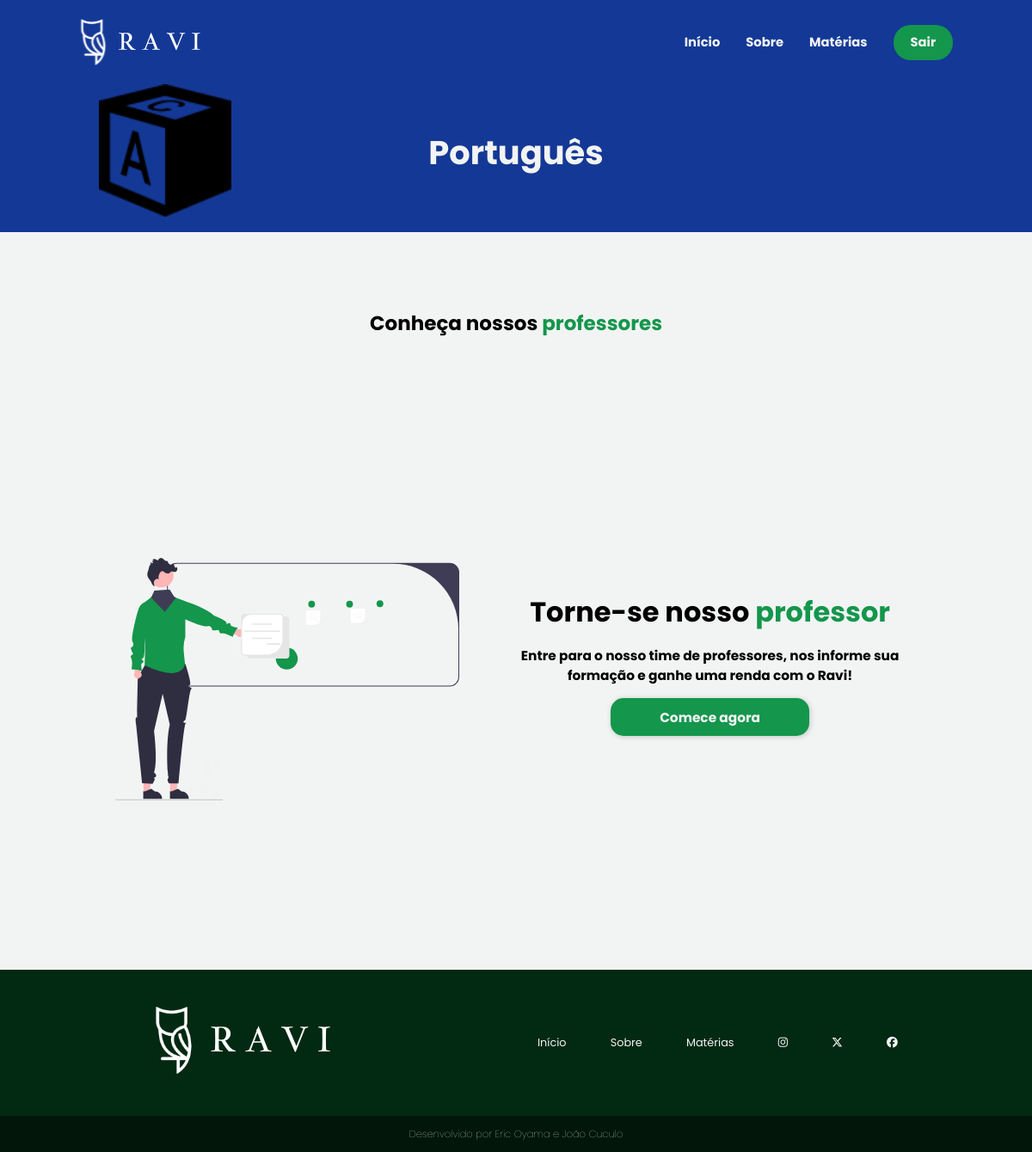
/sistema-aluno/materias/portugues.php (signed in), run on an earlier commit of the app's database.
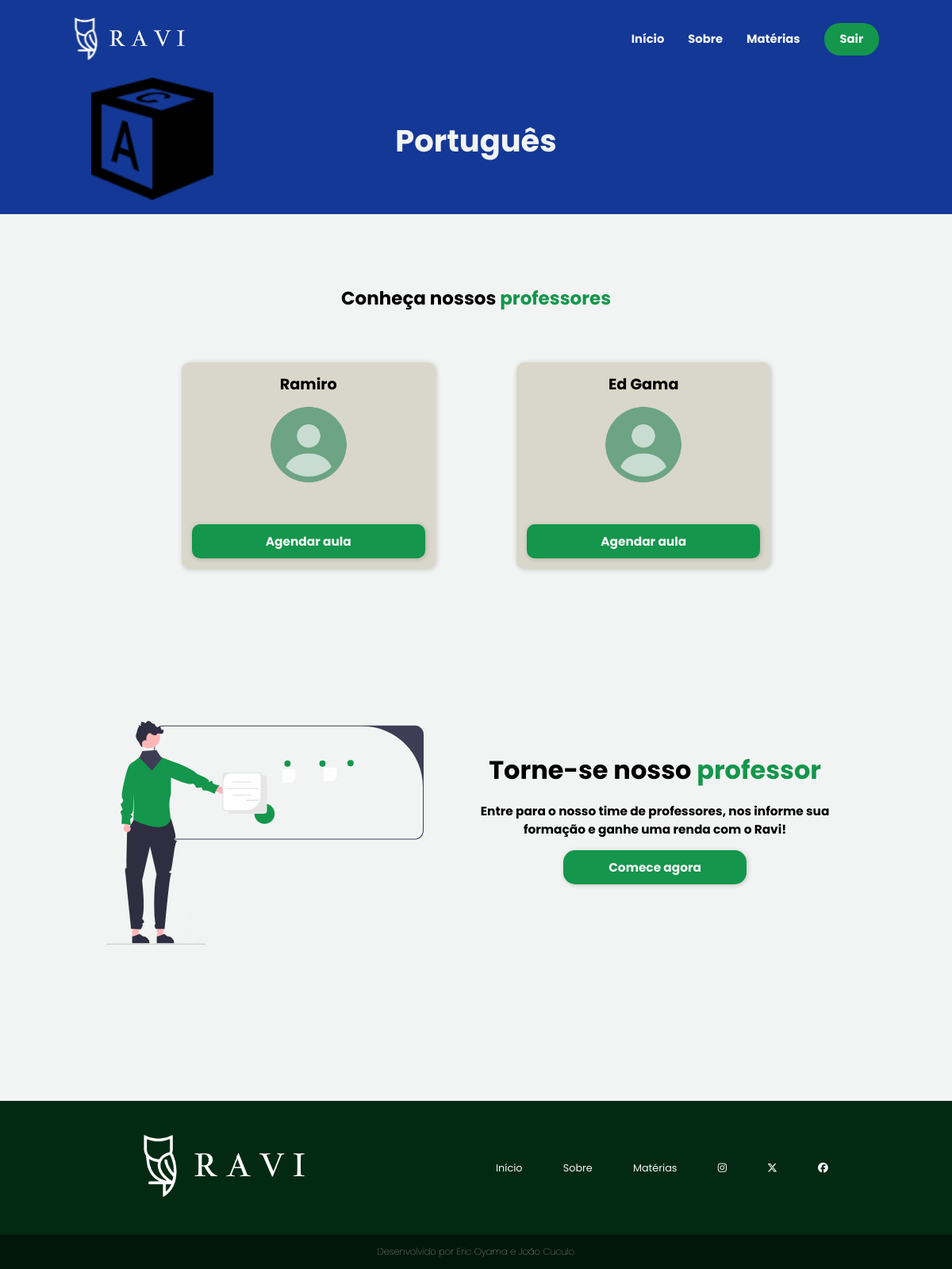
And on a later commit of the database.
### tables this page shows
CREATE TABLE `professor` (
  `id` int(11) NOT NULL,
  `nome` varchar(100) NOT NULL,
  `email` varchar(100) NOT NULL,
  `senha` varchar(100) NOT NULL,
  `dn` date NOT NULL,
  `endereco` varchar(100) NOT NULL,
  `cep` varchar(20) NOT NULL,
  `estado` varchar(100) NOT NULL,
  `cidade` varchar(100) NOT NULL,
  `telefone` varchar(20) NOT NULL,
  `cpf` varchar(20) NOT NULL,
  `rg` varchar(20) NOT NULL,
  `sexo` varchar(10) NOT NULL,
  `areaFormacao` varchar(100) NOT NULL,
  `curriculo` varchar(100) NOT NULL,
  `conteudo` text NOT NULL,
  `valorHora` varchar(10) NOT NULL,
  `area_id` int(11) DEFAULT NULL,
  `dataCad` timestamp NOT NULL DEFAULT current_timestamp(),
  `status` varchar(11) NOT NULL
);

### sistema-aluno/materias/portugues.php (the view, shortened to what this page needs)
<?php
    require_once('../../conexao.php');
    $sql = "select * from professor
               where       1 = 1
                 and area_id = 2";
    $resultado = mysqli_query($conexao, $sql);
?>
<!DOCTYPE html>
<html lang="pt-br">
<head>
    <link rel="stylesheet" href="../../assets/css/header-footer.css">
    <link rel="stylesheet" href="../../assets/css/materias.css">
    <link rel="stylesheet" href="../../assets/css/principal.css">
</head>
<body>
    <?php require_once("../../template/menu-port.php") ?>
    <main>
        <section class="materia" id="portugues">
            <div>
                <img src="../../assets/img/abc-icon-big.png">
            </div>
            <div>
                <h1>Português</h1>
            </div>
        </section>
        <section class="prof">
            <div class="conheca">
                <h1>Conheça nossos <span>professores</span></h1>
            </div>
            <div class="card-group">
                <?php while ($linha = mysqli_fetch_array($resultado)) { ?>
                <div class="cards">
                    <h2><?= $linha['nome'] ?></h2>
                    <img src="../../assets/img/user-image.png">
                    <a href="#">Agendar aula</a>
                </div>
                <?php } ?>
            </div>
        </section>
        <section>
            <div class="vire-prof">
                <figure>
                    <img src="../../assets/img/undraw_professor_re_mj1s.svg">
                </figure>
                <section>
                    <div>
                        <h1>Torne-se nosso <span>professor<span></h1>
                    </div>
                    <div>
                        <p>Entre para o nosso time de professores, nos informe sua formação e ganhe uma renda com o Ravi!</p>
                    </div>
                    <a href="../../sistema-professor/professor/cadastro.php"><button class="cad-btn2 cad-btn3">Comece agora</button></a>
                </section>
            </div>
                </main>
    <?php require_once("../../template/rodape3.php") ?>
</body>
</html>

What changed in the data, as far as the page shows it:
added professor: nome "Ramiro"
added professor: nome "Ed Gama"
